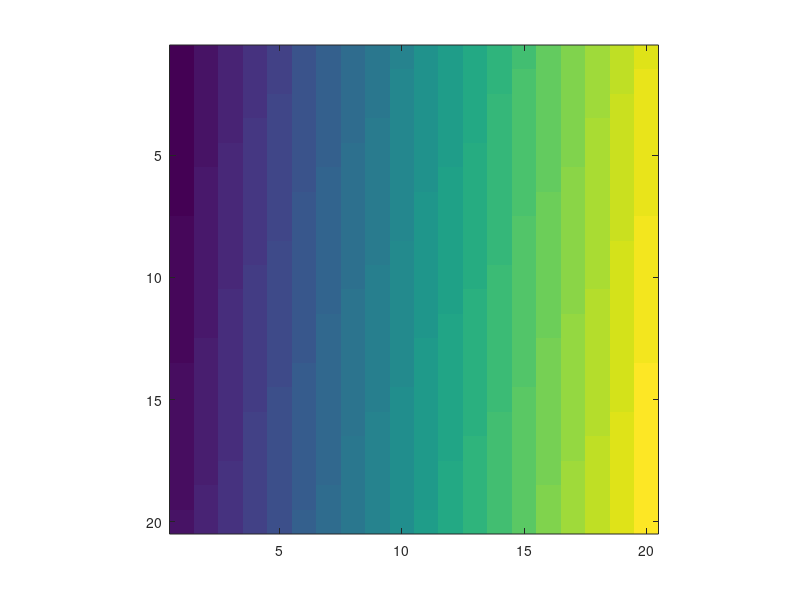

Reproduce this figure in MATLAB. (Note: this script raises an error after producing the figure.)
function [myline,mycoords,outmat,X,Y] = bresenham(mymat,mycoordinates,dispFlag)

% BRESENHAM: Generate a line profile of a 2d image 
%            using Bresenham's algorithm
% [myline,mycoords] = bresenham(mymat,mycoordinates,dispFlag)
%
% - For a demo purpose, try >> bresenham();
%
% - mymat is an input image matrix.
%
% - mycoordinates is coordinate of the form: [x1, y1; x2, y2]
%   which can be obtained from ginput function
%
% - dispFlag will show the image with a line if it is 1
%
% - myline is the output line
%
% - mycoords is the same as mycoordinates if provided. 
%            if not it will be the output from ginput() 
% Author: N. Chattrapiban
%
% Ref: nprotech: Chackrit Sangkaew; Citec
% Ref: http://en.wikipedia.org/wiki/Bresenham's_line_algorithm
% 
% See also: tut_line_algorithm

if nargin < 1, % for demo purpose
    pxl = 20;
    mymat = 1:pxl^2;
    mymat = reshape(mymat,pxl,pxl);
    disp('This is a demo.')
end

if nargin < 2, % if no coordinate provided
    imagesc(mymat); axis image;
    disp('Click two points on the image.')
    %[mycoordinates(1:2),mycoordinates(3:4)] = ginput(2);
    mycoordinates = ginput(2);
end

if nargin < 3, dispFlag = 1; end

outmat = mymat;
mycoords = mycoordinates;

x = round(mycoords(:,1));
y = round(mycoords(:,2));
steep = (abs(y(2)-y(1)) > abs(x(2)-x(1)));

if steep, [x,y] = swap(x,y); end

if x(1)>x(2), 
    [x(1),x(2)] = swap(x(1),x(2));
    [y(1),y(2)] = swap(y(1),y(2));
end

delx = x(2)-x(1);
dely = abs(y(2)-y(1));
error = 0;
x_n = x(1);
y_n = y(1);
if y(1) < y(2), ystep = 1; else ystep = -1; end 
for n = 1:delx+1
    if steep,
        myline(n) = mymat(x_n,y_n);
        outmat(x_n,y_n) = 0;
        X(n) = x_n;
        Y(n) = y_n;
    else
        myline(n) = mymat(y_n,x_n);
        outmat(y_n,x_n) = 0;
        X(n) = y_n;
        Y(n) = x_n;
    end    
    x_n = x_n + 1;
    error = error + dely;
    if bitshift(error,1) >= delx, % same as -> if 2*error >= delx, 
        y_n = y_n + ystep;
        error = error - delx;
    end    
end
% -> a(y,x)
if dispFlag, imagesc(outmat); end
%plot(1:delx,myline)

function [q,r] = swap(s,t)
% function SWAP
q = t; r = s;